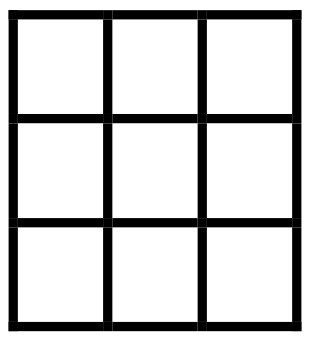
#> input picture src/CV/CV_4/pic.jpg, 309 x 340 px, given in place of the camera
$ python CV_6.py   (older library calls are emulated)
#> lines starting #> are read from the running program, lines starting #| are printed output that depends on the picture; after the words box and inside, x2 and y2 are one past the last pixel; in counts of white or black regions, pixels touching at a corner belong together
import cv2
import numpy as np

red_min = np.array((0, 216, 58), np.uint8)
red_max = np.array((255, 255, 188), np.uint8)

blue_min = np.array((114, 172, 69), np.uint8)
blue_max = np.array((130, 255, 166), np.uint8)

yellow_min = np.array((0, 127, 174), np.uint8)
yellow_max = np.array((255, 255, 255), np.uint8)

green_min = np.array((47, 104, 104), np.uint8)
green_max = np.array((81, 186, 255), np.uint8)

black_min = np.array((0, 0, 0), np.uint8)
black_max = np.array((255, 255, 28), np.uint8)

white_min = np.array((0, 0, 178), np.uint8)
white_max = np.array((88, 51, 229), np.uint8)

cells_min = np.array((0,0,0), np.uint8)
cells_max = np.array((255, 255, 42), np.uint8)

size_for_resize = (240, 240)

point_sdvig = 20

#blur_setting = (10,10)
blur_setting = (7,7)

circle_sdvir = 100
circle_radius = 20
circle_thin = 2
circle_color = (255,0,255)

find_rectangle_line_color = (255, 255,0)
find_rectangle_line_thin = 2

cap = cv2.VideoCapture(0)

plan = [ ["n","n","n"],["n","n","n"],["n","n","n"]]


def find_color(cadr, color_min, color_max):
    x = 0
    y = 0
    w = 0
    h = 0

    cadr2 = cadr.copy()
    blur = cv2.blur(cadr2, blur_setting, 0)
    hsv = cv2.cvtColor(blur, cv2.COLOR_BGR2HSV)
    thresh = cv2.inRange(hsv, color_min, color_max)
    _,  contos, heir = cv2.findContours(thresh.copy(), cv2.RETR_EXTERNAL, cv2.CHAIN_APPROX_SIMPLE,)
    color = ""
    if contos:
        contos = sorted(contos, key=cv2.contourArea, reverse=True)
        (x,y,w,h) = cv2.boundingRect(contos[0])
        cv2.rectangle(cadr2, (x + point_sdvig ,y + point_sdvig), (x+w-point_sdvig, y+h-point_sdvig), find_rectangle_line_color, find_rectangle_line_thin)
        #cv2.drawContours(cadr, conts,-1,(0,0,255),3)

    if ((color_min == red_min).any() and (color_max == red_max)).all():
       color = "RED"
    elif (color_min == blue_min).all() and (color_max == blue_max).all():
        color = "BLUE"
    elif (color_min == green_min).all() and (color_max == green_max).all():
        color = "GREEN"
    elif (color_min == yellow_min).all() and (color_max == yellow_max).all():
        color = "YELLOW"
    elif (color_min == black_min).all() and (color_max == black_max).all():
        color = "BLACK"
    else:
        color = "WHITE"

    return cadr2, x + point_sdvig, y + point_sdvig, x+w-point_sdvig, y+h-point_sdvig, color


#for attemps in range(3000):
while True:
    ret, frame = cap.read()
#> frame is the input picture: shape (340, 309, 3); min 0, max 255, mean 203.3
    frameCopy = frame.copy()
    blur = cv2.blur(frame, blur_setting, 0)
    hsv = cv2.cvtColor(blur, cv2.COLOR_BGR2HSV)
#> hsv: shape (340, 309, 3); mean H, S, V 0, 0, 203.3
    thresh = cv2.inRange(hsv, cells_min, cells_max)
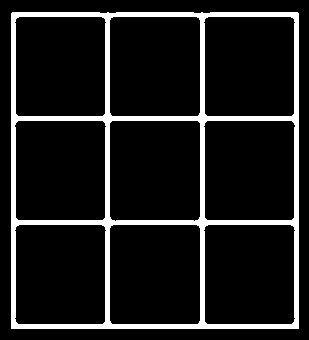
#> thresh: shape (340, 309); 11.2% white; 1 white region
    _, conts, heir = cv2.findContours(thresh.copy(), cv2.RETR_EXTERNAL, cv2.CHAIN_APPROX_SIMPLE)
#> conts = 1 contour; box (x1, y1, x2, y2) and area: (11, 12, 299, 329) 90663

    if conts:
        conts = sorted(conts, key=cv2.contourArea, reverse=True)
        cv2.drawContours(frame, conts, 0, (0, 0, 255), 3)
        (fx,fy,fw,fh) = cv2.boundingRect(conts[0])
#> fx = 11; fy = 12; fw = 288; fh = 317
        cv2.rectangle(frame, (fx,fy), (fx+fw, fy+fh), (255, 0, 255), 3)
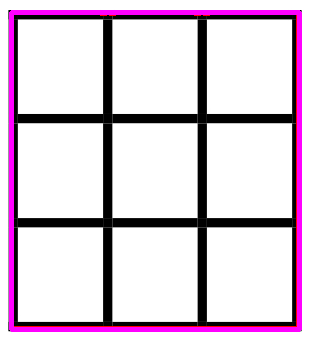
#> frame: shape (340, 309, 3); mean B, G, R 216.8, 202.1, 218.3

        M = cv2.moments(thresh)
#> M = moments, m00 3004410, centre m10/m00, m01/m00 = (154.5, 170.4)

        cx = int(size_for_resize[0] / 2) #int(M["m10"] / M["m00"])
        cy = int(size_for_resize[1] / 2) #int(M["m01"] / M["m00"])

        roImg = frameCopy[fy:fy+fh, fx:fx+fw]
        roImg = cv2.resize(roImg, size_for_resize)
#> roImg: shape (240, 240, 3)

        cv2.circle(roImg, (cx,cy), circle_radius, circle_color, circle_thin)
#> roImg: shape (240, 240, 3); mean B, G, R 203.1, 201.4, 203.1
        for cxi in range(0,320,80):
            for cyj in range(0,320,80):
                cv2.circle(roImg, (cxi,cyj), circle_radius, circle_color, circle_thin)
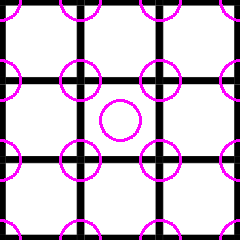
#> roImg: shape (240, 240, 3); mean B, G, R 207.3, 190.3, 207.3


    red_frame, red_x1, red_y1, red_x2, red_y2, red_color = find_color(roImg, red_min, red_max)
#> in find_color, `hsv = cv2.cvtColor(blur, cv2.COLOR_BGR2HSV)`: hsv: shape (240, 240, 3); mean H, S, V 35, 22.9, 207.3
#> in find_color, `thresh = cv2.inRange(hsv, color_min, color_max)`: thresh: shape (240, 240); 1.5% white; 48 white regions (24 under 20 px), largest, box (x1, y1, x2, y2) and area: (0, 17, 3, 24) 21, (237, 17, 240, 24) 21, (0, 57, 3, 64) 21
#> in find_color, `_,  contos, heir = cv2.findContours(thresh.copy(), cv2.RETR_EXTERNAL, ..`: contos = 48 contours, all with area under 20
#> in find_color, `(x,y,w,h) = cv2.boundingRect(contos[0])`: x = 237; y = 217; w = 3; h = 7
#> in find_color, `cv2.rectangle(cadr2, (x + point_sdvig ,y + point_sdvig), (x+w-point_sd..`: cadr2: shape (240, 240, 3); 0.37% of pixels changed, all inside (x1, y1, x2, y2) = (219, 203, 240, 239)
#> red_x1 = 257; red_y1 = 237; red_x2 = 220; red_y2 = 204; red_color = 'RED'
    blue_frame, blue_x1, blue_y1, blue_x2, blue_y2, blue_color = find_color(roImg, blue_min, blue_max)
#> in find_color (call 2), `thresh = cv2.inRange(hsv, color_min, color_max)`: thresh: shape (240, 240); every value is 0
#> blue_x1 = 20; blue_y1 = 20; blue_x2 = -20; blue_y2 = -20; blue_color = 'BLUE'
    green_frame, green_x1, green_y1, green_x2, green_y2, green_color = find_color(roImg, green_min, green_max)
#> green_x1 = 20; green_y1 = 20; green_x2 = -20; green_y2 = -20; green_color = 'GREEN'
    yellow_frame, yellow_x1, yellow_y1, yellow_x2, yellow_y2, yellow_color = find_color(roImg, yellow_min, yellow_max)
#> in find_color (call 4), `thresh = cv2.inRange(hsv, color_min, color_max)`: thresh: shape (240, 240); 2.9% white in thin lines or dots
#> in find_color (call 4), `_,  contos, heir = cv2.findContours(thresh.copy(), cv2.RETR_EXTERNAL, ..`: contos = 100 contours, 99 with area under 20; largest, box (x1, y1, x2, y2) and area: (5, 5, 22, 22) 28
#> in find_color (call 4), `cv2.rectangle(cadr2, (x + point_sdvig ,y + point_sdvig), (x+w-point_sd..`: cadr2: shape (240, 240, 3); 0.47% of pixels changed, all inside (x1, y1, x2, y2) = (1, 1, 27, 27)
#> yellow_x1 = 25; yellow_y1 = 25; yellow_x2 = 2; yellow_y2 = 2; yellow_color = 'YELLOW'
    black_frame, black_x1, black_y1, black_x2, black_y2, black_color = find_color(roImg, black_min, black_max)
#> in find_color (call 5), `thresh = cv2.inRange(hsv, color_min, color_max)`: thresh: shape (240, 240); 6.5% white; 40 white regions
#> in find_color (call 5), `_,  contos, heir = cv2.findContours(thresh.copy(), cv2.RETR_EXTERNAL, ..`: contos = 40 contours, 6 with area under 20; largest, box (x1, y1, x2, y2) and area: (145, 0, 176, 16) 89, (65, 0, 96, 16) 89, (145, 225, 176, 240) 88, (65, 225, 96, 240) 88, (145, 65, 176, 96) 82
#> in find_color (call 5), `(x,y,w,h) = cv2.boundingRect(contos[0])`: x = 145; y = 0; w = 31; h = 16
#> in find_color (call 5), `cv2.rectangle(cadr2, (x + point_sdvig ,y + point_sdvig), (x+w-point_sd..`:
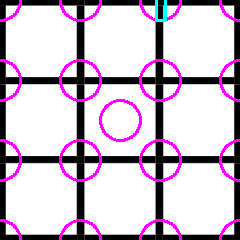
#> cadr2: shape (240, 240, 3); 0.26% of pixels changed, all inside (x1, y1, x2, y2) = (155, 0, 167, 22)
#> black_x1 = 165; black_y1 = 20; black_x2 = 156; black_y2 = -4; black_color = 'BLACK'
    white_frame, white_x1, white_y1, white_x2, white_y2, white_color = find_color(roImg, white_min, white_max)
#> in find_color (call 6), `thresh = cv2.inRange(hsv, color_min, color_max)`:
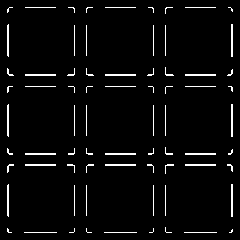
#> thresh: shape (240, 240); 3.7% white in thin lines or dots, all inside (x1, y1, x2, y2) = (7, 7, 233, 233)
#> in find_color (call 6), `_,  contos, heir = cv2.findContours(thresh.copy(), cv2.RETR_EXTERNAL, ..`: contos = 72 contours, 57 with area under 20; largest, box (x1, y1, x2, y2) and area: (231, 184, 233, 217) 32, (231, 104, 233, 137) 32, (231, 24, 233, 57) 32, (7, 184, 9, 217) 31, (7, 104, 9, 137) 31
#> in find_color (call 6), `(x,y,w,h) = cv2.boundingRect(contos[0])`: x = 231; y = 184; w = 2; h = 33
#> in find_color (call 6), `cv2.rectangle(cadr2, (x + point_sdvig ,y + point_sdvig), (x+w-point_sd..`:
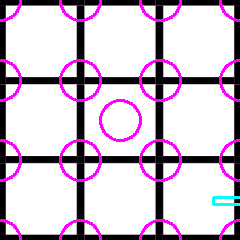
#> cadr2: shape (240, 240, 3); 0.31% of pixels changed, all inside (x1, y1, x2, y2) = (212, 196, 240, 206)
#> white_x1 = 251; white_y1 = 204; white_x2 = 213; white_y2 = 197; white_color = 'WHITE'

    x1_point = [red_x1, blue_x1, green_x1, yellow_x1, black_x1, white_x1]
#> x1_point = [257, 20, 20, 25, 165, 251]
    y1_point = [red_y1, blue_y1, green_y1, yellow_y1, black_y1, white_y1]
#> y1_point = [237, 20, 20, 25, 20, 204]
    x2_point = [red_x2, blue_x2, green_x2, yellow_x2, black_x2, white_x2]
#> x2_point = [220, -20, -20, 2, 156, 213]
    y2_point = [red_y2, blue_y2, green_y2, yellow_y2, black_y2, white_y2]
#> y2_point = [204, -20, -20, 2, -4, 197]
    color = [red_color, blue_color, green_color, yellow_color, black_color, white_color]
#> color = ['RED', 'BLUE', 'GREEN', 'YELLOW', 'BLACK', 'WHITE']

    for i in range(0,240,80):
        for j in range(0,240,80):
            cv2.rectangle(roImg, (i,j), (i+80, j+80), circle_color, circle_thin)
            for a in range(6):
                if (x1_point[a] > i) and (x2_point[a] < (i+80)) and (y1_point[a] > j) and (y2_point[a]  < (j+80)):
                    aj=int(i/80)
                    ai=int(j/80)
                    plan[ai][aj] = color[a]
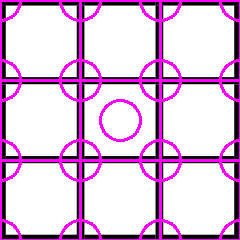
#> roImg: shape (240, 240, 3); 6.8% of pixels changed, all inside (x1, y1, x2, y2) = (0, 0, 240, 240)
#> after the loop, plan = [['YELLOW', 'BLACK', 'BLACK'], ['n', 'n', 'n'], ['n', 'n', 'WHITE']]


    # for io in range (0,3,1):
    #     for jo in range(0,3,1):
    #         print
    print(plan)
#| [['YELLOW', 'BLACK', 'BLACK'], ['n', 'n', 'n'], ['n', 'n', 'WHITE']]

# [8 lines of commented-out code are left out]
    cv2.imshow("FRAME", frame)

    if cv2.waitKey(1) == ord('q'):
#> (key q is pressed here)
        break


while True:
    if cv2.waitKey(1) == ord('q'):
#> (key q is pressed here)
        break
cap.release()
cv2.destroyAllWindows()
